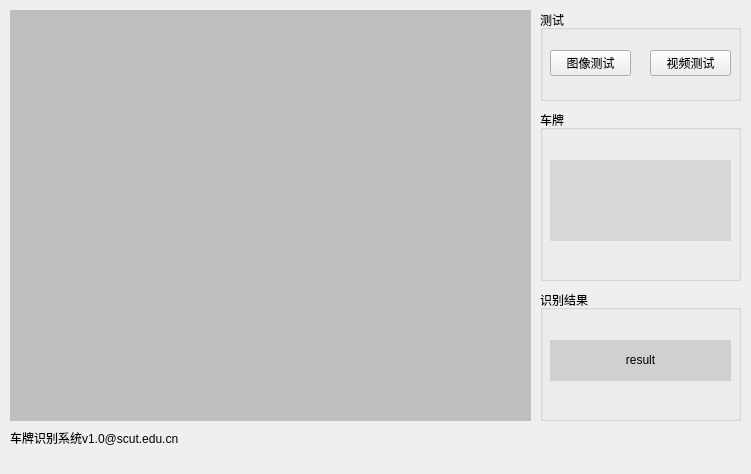
<?xml version="1.0" encoding="UTF-8"?>
<ui version="4.0">
 <class>MainWindow</class>
 <widget class="QMainWindow" name="MainWindow">
  <property name="geometry">
   <rect>
    <x>0</x>
    <y>0</y>
    <width>751</width>
    <height>474</height>
   </rect>
  </property>
  <property name="windowTitle">
   <string>MainWindow</string>
  </property>
  <widget class="QWidget" name="centralwidget">
   <widget class="QLabel" name="frame_container">
    <property name="geometry">
     <rect>
      <x>10</x>
      <y>10</y>
      <width>521</width>
      <height>411</height>
     </rect>
    </property>
    <property name="toolTip">
     <string>&lt;html&gt;&lt;head/&gt;&lt;body&gt;&lt;p align=&quot;center&quot;&gt;&lt;br/&gt;&lt;/p&gt;&lt;/body&gt;&lt;/html&gt;</string>
    </property>
    <property name="styleSheet">
     <string notr="true">background-color: rgb(191, 191, 191);</string>
    </property>
    <property name="text">
     <string>&lt;html&gt;&lt;head/&gt;&lt;body&gt;&lt;p align=&quot;center&quot;&gt;&lt;br/&gt;&lt;/p&gt;&lt;/body&gt;&lt;/html&gt;</string>
    </property>
   </widget>
   <widget class="QPushButton" name="videoTestButton">
    <property name="geometry">
     <rect>
      <x>650</x>
      <y>50</y>
      <width>81</width>
      <height>26</height>
     </rect>
    </property>
    <property name="toolTip">
     <string>&lt;html&gt;&lt;head/&gt;&lt;body&gt;&lt;p align=&quot;center&quot;&gt;视频源&lt;/p&gt;&lt;/body&gt;&lt;/html&gt;</string>
    </property>
    <property name="text">
     <string>视频测试</string>
    </property>
   </widget>
   <widget class="QGroupBox" name="groupBox">
    <property name="geometry">
     <rect>
      <x>540</x>
      <y>10</y>
      <width>201</width>
      <height>91</height>
     </rect>
    </property>
    <property name="toolTip">
     <string>&lt;html&gt;&lt;head/&gt;&lt;body&gt;&lt;p align=&quot;center&quot;&gt;视频源&lt;/p&gt;&lt;/body&gt;&lt;/html&gt;</string>
    </property>
    <property name="title">
     <string>测试</string>
    </property>
    <widget class="QPushButton" name="imgTestButton">
     <property name="geometry">
      <rect>
       <x>10</x>
       <y>40</y>
       <width>81</width>
       <height>26</height>
      </rect>
     </property>
     <property name="toolTip">
      <string>&lt;html&gt;&lt;head/&gt;&lt;body&gt;&lt;p align=&quot;center&quot;&gt;视频源&lt;/p&gt;&lt;/body&gt;&lt;/html&gt;</string>
     </property>
     <property name="text">
      <string>图像测试</string>
     </property>
    </widget>
   </widget>
   <widget class="QGroupBox" name="groupBox_2">
    <property name="geometry">
     <rect>
      <x>540</x>
      <y>110</y>
      <width>201</width>
      <height>171</height>
     </rect>
    </property>
    <property name="toolTip">
     <string>&lt;html&gt;&lt;head/&gt;&lt;body&gt;&lt;p align=&quot;center&quot;&gt;视频源&lt;/p&gt;&lt;/body&gt;&lt;/html&gt;</string>
    </property>
    <property name="title">
     <string>车牌</string>
    </property>
    <widget class="QLabel" name="plate_container">
     <property name="geometry">
      <rect>
       <x>10</x>
       <y>50</y>
       <width>181</width>
       <height>81</height>
      </rect>
     </property>
     <property name="toolTip">
      <string>&lt;html&gt;&lt;head/&gt;&lt;body&gt;&lt;p align=&quot;center&quot;&gt;视频源&lt;/p&gt;&lt;/body&gt;&lt;/html&gt;</string>
     </property>
     <property name="styleSheet">
      <string notr="true">background-color: rgb(215, 215, 215);</string>
     </property>
     <property name="text">
      <string/>
     </property>
    </widget>
   </widget>
   <widget class="QGroupBox" name="groupBox_3">
    <property name="geometry">
     <rect>
      <x>540</x>
      <y>290</y>
      <width>201</width>
      <height>131</height>
     </rect>
    </property>
    <property name="toolTip">
     <string>&lt;html&gt;&lt;head/&gt;&lt;body&gt;&lt;p align=&quot;center&quot;&gt;视频源&lt;/p&gt;&lt;/body&gt;&lt;/html&gt;</string>
    </property>
    <property name="title">
     <string>识别结果</string>
    </property>
    <widget class="QLabel" name="label_4">
     <property name="geometry">
      <rect>
       <x>10</x>
       <y>50</y>
       <width>181</width>
       <height>41</height>
      </rect>
     </property>
     <property name="toolTip">
      <string>&lt;html&gt;&lt;head/&gt;&lt;body&gt;&lt;p align=&quot;center&quot;&gt;视频源&lt;/p&gt;&lt;/body&gt;&lt;/html&gt;</string>
     </property>
     <property name="styleSheet">
      <string notr="true">background-color: rgb(208, 208, 208);</string>
     </property>
     <property name="text">
      <string>&lt;html&gt;&lt;head/&gt;&lt;body&gt;&lt;p align=&quot;center&quot;&gt;result&lt;/p&gt;&lt;/body&gt;&lt;/html&gt;</string>
     </property>
    </widget>
   </widget>
   <widget class="QLabel" name="label_3">
    <property name="geometry">
     <rect>
      <x>10</x>
      <y>430</y>
      <width>201</width>
      <height>16</height>
     </rect>
    </property>
    <property name="toolTip">
     <string>&lt;html&gt;&lt;head/&gt;&lt;body&gt;&lt;p align=&quot;center&quot;&gt;视频源&lt;/p&gt;&lt;/body&gt;&lt;/html&gt;</string>
    </property>
    <property name="text">
     <string>车牌识别系统v1.0@scut.edu.cn</string>
    </property>
   </widget>
   <zorder>groupBox</zorder>
   <zorder>frame_container</zorder>
   <zorder>videoTestButton</zorder>
   <zorder>groupBox_2</zorder>
   <zorder>groupBox_3</zorder>
   <zorder>label_3</zorder>
  </widget>
  <widget class="QMenuBar" name="menubar">
   <property name="geometry">
    <rect>
     <x>0</x>
     <y>0</y>
     <width>751</width>
     <height>21</height>
    </rect>
   </property>
  </widget>
 </widget>
 <resources/>
 <connections/>
</ui>
